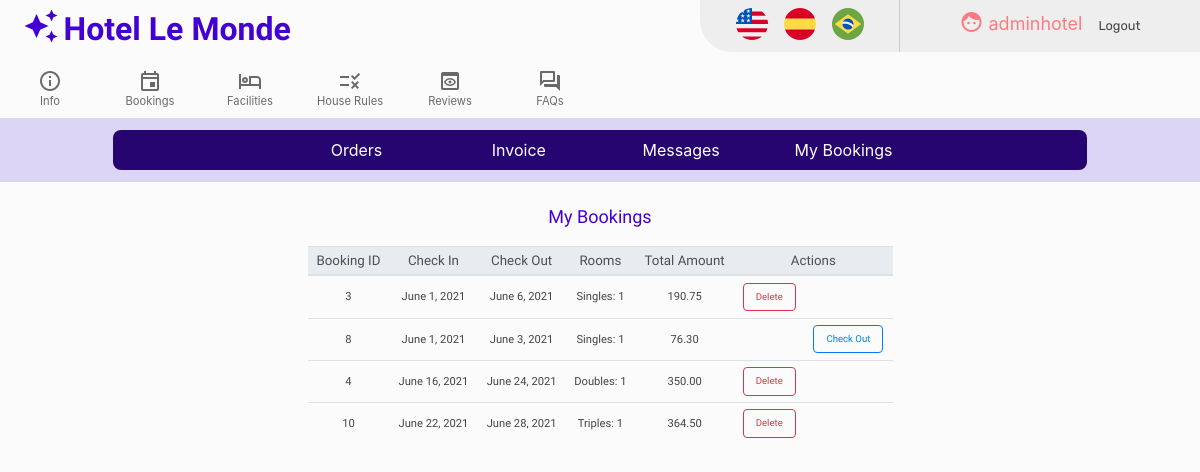
The page /mybookings (signed in) on the database as committed earlier.
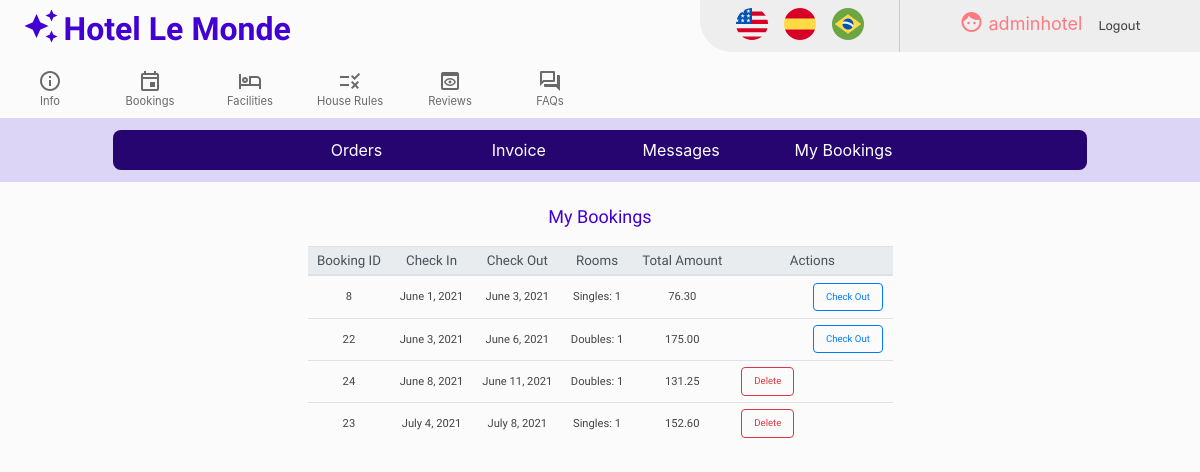
The same page on the database as committed later.
### hotel/models.py (models this page shows, shortened)
class User(AbstractUser):
       def __str__(self):
        return f"{self.username}"

class Bookings(models.Model):
       user = models.ForeignKey(User, on_delete=models.CASCADE, blank=False)
       singles = models.IntegerField(validators=[MinValueValidator(0),
                                                 MaxValueValidator(8)],default=0)
       doubles = models.IntegerField(validators=[MinValueValidator(0),
                                                 MaxValueValidator(16)],default=0)
       triples = models.IntegerField(validators=[MinValueValidator(0),
                                                 MaxValueValidator(8)],default=0)
       quadruples = models.IntegerField(validators=[MinValueValidator(0),
                                                    MaxValueValidator(4)],default=0)
       checkin_date = models.DateField(blank=False, auto_now=False, auto_now_add=False)
       checkout_date = models.DateField(blank=False, auto_now=False, auto_now_add=False)
       checkout_code = models.CharField(max_length=6, blank=False)
       amount = models.DecimalField(blank=False, max_digits=8, decimal_places=2)
       checkin = models.BooleanField(default=False)

### hotel/views.py (the view, shortened to what this page needs)
# urls.py: path("mybookings", views.mybookings, name="mybookings"),
@login_required
@csrf_exempt
def mybookings(request):
    today = date.today()
    bookings = Bookings.objects.filter(user=request.user).order_by('checkin_date')
    if request.method != "POST":
        post = False
        error = False
        return  render(request, "hotel/mybookings.html", { 'post': post,
                                                           'error': error,
                                                           'bookings': bookings,
                                                           'today': today })

### hotel/templates/hotel/mybookings.html (shortened to what this page needs)
{% extends "hotel/layout.html" %}
{% load i18n %}
{% load static %}
{% block body %}
<div class="row">
    <div class="col-lg-12 col-sm-12 booking-title">
    {% translate 'My Bookings' %}
    </div>
</div>
<div class="row">
   <div class="col-lg-3 col-sm-12">
   </div>
   <div class="col-lg-6 col-sm-12">
  {% if bookings %}
  <table class="table" id="mybookings-table">
    <thead class="thead-light">
      <tr>
        <th scope="col"> {% translate 'Booking ID' %} </th>
        <th scope="col"> {% translate 'Check In' %} </th>
        <th scope="col"> {% translate 'Check Out' %} </th>
        <th scope="col"> {% translate 'Rooms' %} </th>
        <th scope="col"> {% translate 'Total Amount' %} </th>
        <th scope="col" colspan="2"> {% translate 'Actions' %}</th>
      </tr>
    </thead>
    <tbody>
      {% for bk in bookings %}
      <tr id='tr-{{bk.id}}'>
         <td> {{ bk.id }} </td>
          <td id='datein-{{bk.id}}'> {{ bk.checkin_date }} </td>
          <td id='dateout-{{bk.id}}'> {{ bk.checkout_date }} </td>
          <td id='rooms-{{bk.id}}'>
            {% if bk.singles > 0 %}
               Singles: {{ bk.singles}}
            {% endif %}
            {% if bk.doubles > 0 %}
               Doubles: {{bk.doubles}}
            {% endif %}
            {% if bk.triples > 0 %}
               Triples: {{bk.triples}}
            {% endif %}
          </td>
          <td id='amount-{{bk.id}}'> {{ bk.amount}} </td>
          {% if bk.checkin %}
          <td></td>
          <td> <button type="button" class="btn btn-outline-primary mybookings-btn btn-checkout" data-checkout_id='{{bk.id}}'> {% translate 'Check Out' %} </button> </td>
          {% else %}
          <td><button type="button" class="btn btn-outline-danger mybookings-btn btn-delete" data-delete_id='{{bk.id}}'> {% translate 'Delete' %}  </button></td>
            {% if bk.checkin_date == today %}
            <td><button type="button" class="btn btn-outline-success mybookings-btn btn-checkin" data-checkin_id='{{bk.id}}'> {% translate 'Check In' %} </button></td>
            {% else %}
            <td></td>
            {% endif %}
          {% endif %}
      </tr>
      {% endfor %}
    </tbody>
  </table>
  {% else %}
  <div class="alert alert-warning border border-warning booking-info">
    <div class="material-icons booking-info-icon">error</div>
      <div> {% translate 'You don\'t have bookings.' %} </div>
  </div>
  {% endif %}
</div>
<div class="col-lg-3 col-sm-12">
</div>
</div>
{% endblock %}

### hotel/templates/hotel/layout.html (shortened to what this page needs)
{% load static %}
{% load i18n %}
<!DOCTYPE html lang="en">
<html>
    <head>
        <link rel="stylesheet" href="https://stackpath.bootstrapcdn.com/bootstrap/4.4.1/css/bootstrap.min.css">
        <link href="{% static 'hotel/styles.css' %}" rel="stylesheet">
    </head>
    <body>
        <div class="container-fluid" id="container-header-div">
            <div class="row cabecera">
                <div class="col-lg-4 col-sm-6">
                    <a href="{% url 'index' %}" ><i class="material-icons" id="logo">auto_awesome</i>
                    <text class="logo">Hotel Le Monde</text></a>
                </div>
                <div class="col-lg-3 col-sm-12" id="space-div">
                </div>
                <div  class="col-lg-2 col-sm-6" id="autogestion-bar-div">
                    <span class="autogestion-item">
                     <form action="{% url 'set_language' %}" method="post" class="language">{% csrf_token %}
                           <input type="image" name="submit" src="/static/images/usc.svg" />
                     </form>
                    </span>
                    <span class="autogestion-item">
                    <form action="{% url 'set_language' %}" method="post" class="language">{% csrf_token %}
                            <input type="image" name="submit" src="/static/images/esc.svg" />
                    </form>
                    </span>
                    <span class="autogestion-item">
                    <form action="{% url 'set_language' %}" method="post" class="language">{% csrf_token %}
                            <input type="image" name="submit" src="/static/images/brc.svg" />
                    </form>
                    </span>
                </div>
                <div  class="col-lg-3 col-sm-12" id="name-actions-div">
                {% if user.is_authenticated %}
                    <div id="user-authenticated">
                    <span class="autogestion-item">
                        <i class="material-icons icono"> face </i> {{ user.username }}
                    </span>
                    </div>
                {% endif %}
                {% if user.is_authenticated %}
                    <span class="autogestion-item">
                        <a href="{% url 'logout' %}">{% translate 'Logout' %}</a>
                    </span>
                {% endif %}
            </div>
        </div>
        <div class="row cabecera" id="header-info-row">
            <div class="col-lg-1 col-sm-3 header-info-col">
                <a href="{% url 'info' %}">
                <div class="header-info-links">
                <div class="material-icons-outlined header-info-icons">info</div>
                <div>{% translate 'Info' %}</div>
                </div>
                </a>
            </div>
            <div class="col-lg-1 col-sm-3 header-info-col">
                <a href="{% url 'bookings' %}">
                <div class="header-info-links">
                <div class="material-icons-outlined header-info-icons">event</div>
                <div>{% translate 'Bookings' %}</div>
                </div>
                </a>
            </div>
            <div class="col-lg-1 col-sm-3 header-info-col">
                <a href="{% url 'facilities' %}">
                <div class="header-info-links">
                <div class="material-icons-outlined header-info-icons">hotel</div>
                <div>{% translate 'Facilities' %}</div>
                </div>
                </a>
            </div>
            <div class="col-lg-1 col-sm-3 header-info-col">
                <a href="{% url 'houserules' %}">
                <div class="header-info-links">
                <div class="material-icons-outlined header-info-icons">rule</div>
                <div>{% translate 'House Rules' %}</div>
                </div>
                </a>
            </div>
            <div class="col-lg-1 col-sm-3 header-info-col">
                <a href="{% url 'guestsreviews' %}">
                <div class="header-info-links">
                <div class="material-icons-outlined header-info-icons">preview</div>
                <div>{% translate 'Reviews' %}</div>
                </div>
                </a>
            </div>
            <div class="col-lg-1 col-sm-3 header-info-col">
                <a href="{% url 'faqs' %}">
                <div class="header-info-links">
                <div class="material-icons-outlined header-info-icons">question_answer</div>
                <div>{% translate 'FAQs' %}</div>
                </div>
                </a>
            </div>
        </div>
        <div class="row cabecera" id="header-option-row">
            <div class="col-lg-12 col-sm-12 header-options-col">
                {% if user.is_authenticated %}
                <div class="row">
                <div class="col-lg-2 sm-4 header-options-col-item" id="col-item-1"></div>
                <div class="col-lg-2 sm-4 header-options-col-item" id="col-item-2"><a>{% translate 'Orders' %}</a></div>
                <div class="col-lg-2 sm-4 header-options-col-item" id="col-item-3">{% translate 'Invoice' %}</div>
                <div class="col-lg-2 sm-4 header-options-col-item" id="col-item-4">{% translate 'Messages' %}</div>
                <div class="col-lg-2 sm-4 header-options-col-item" id="col-item-5"><a href="{% url 'mybookings' %}" class="header-bookings-link">{% translate 'My Bookings' %}</a></div>
                <div class="col-lg-2 sm-4 header-options-col-item" id="col-item-6"></div>
                </div>
                {% endif %}
            </div>
        </div>
            {% block body %}
            {% endblock %}
        </div>
    </body>
</html>

### hotel/static/hotel/styles.css (style rules this page uses)
body { background-color: #FBFBFB !important; padding: 0; overflow-x: hidden; overflow-y: scroll; }
#container-header-div { padding: 0 }
.cabecera { justify-content:baseline; padding: 0 0 8px; margin: 0; align-items: stretch; }
#logo { cursor: pointer; color: #4300D2; font-size: 36px; vertical-align:text-bottom; padding: 8px 0 0 8px; }
.logo { font-family: 'Comfortaa', cursive; font-size: xx-large; font-weight: bold; cursor: pointer; color: #4300D2; }
.icono { vertical-align:text-bottom; }
#logo-div, #space-div, #name-actions-div { padding-top: 8px; }
@media only screen and (min-width: 768px) { #autogestion-bar-div { background-color: #EEE; border-bottom-left-radius: 32px; border-right: solid 1px #cccccc; padding-right: 8px; padding-left: 8px; display: inline-flex; justify-content: center; height: 52px; } }
#name-actions-div { background-color: #EEE; display: inline-flex; justify-content: center; height: 52px; }
.autogestion-item { padding: 8px 8px; }
.autogestion-item a { font-family: 'Rubik', sans-serif; font-size:0.8rem; color: #444; }
.autogestion-item input[type="image"] { padding-right: 16px; height: 32px; }
#user-authenticated { padding-top: 2px; font-size: large; color: #FF7A80; }
.language { height: 32px; width: 32px; display: block; cursor: pointer; }
#header-info-row { padding-top: 8px; }
.header-info-links { display:block; font-size: 0.7rem; text-align: center; color: dimgray; }
.header-info-icons { font-size: 24px; }
.header-options-col { background-color: #DDD5F5; padding: 12px 128px; }
.header-options-col-item { font-size: 16px; font-weight: normal; color: white; background-color: #270570; text-align: center; padding: 8px 0; cursor: pointer; }
a.header-bookings-link { color: white; }
@media only screen and (min-width: 768px) { #col-item-1 { border-top-left-radius: 8px; border-bottom-left-radius: 8px; } }
@media only screen and (min-width: 768px) { #col-item-6 { border-top-right-radius: 8px; border-bottom-right-radius: 8px; } }
.booking-title { font-family: 'Comfortaa', cursive; font-size: large; font-weight: normal; color: #4300D2; text-align: center; padding-top: 0.8rem; padding-bottom: 1rem; }
.mybookings-btn { font-size: 0.6rem; }
#mybookings-table { table-layout:auto; border-style: none; border-collapse: collapse; width: 100%; }
#mybookings-table thead th { font-family: 'Comfortaa', cursive; font-size: smaller; font-weight: normal; padding: 0.4rem; text-align: center; }
#mybookings-table tbody td { font-family: 'Comfortaa', cursive; font-size: 0.7rem; font-weight: normal; padding: 0.4rem; text-align: center; color: #444; vertical-align: middle; }

Rows that differ between the two databases and show on the page:
removed Bookings: id "3", checkin_date "June 1, 2021", checkout_date "June 6, 2021", singles "1", amount "190.75"
removed Bookings: id "4", checkin_date "June 16, 2021", checkout_date "June 24, 2021", doubles "1", amount "350.00"
removed Bookings: id "10", checkin_date "June 22, 2021", checkout_date "June 28, 2021", triples "1", amount "364.50"
added Bookings: id "22", checkin_date "June 3, 2021", checkout_date "June 6, 2021", doubles "1", amount "175.00"
added Bookings: id "24", checkin_date "June 8, 2021", checkout_date "June 11, 2021", doubles "1", amount "131.25"
added Bookings: id "23", checkin_date "July 4, 2021", checkout_date "July 8, 2021", singles "1", amount "152.60"
